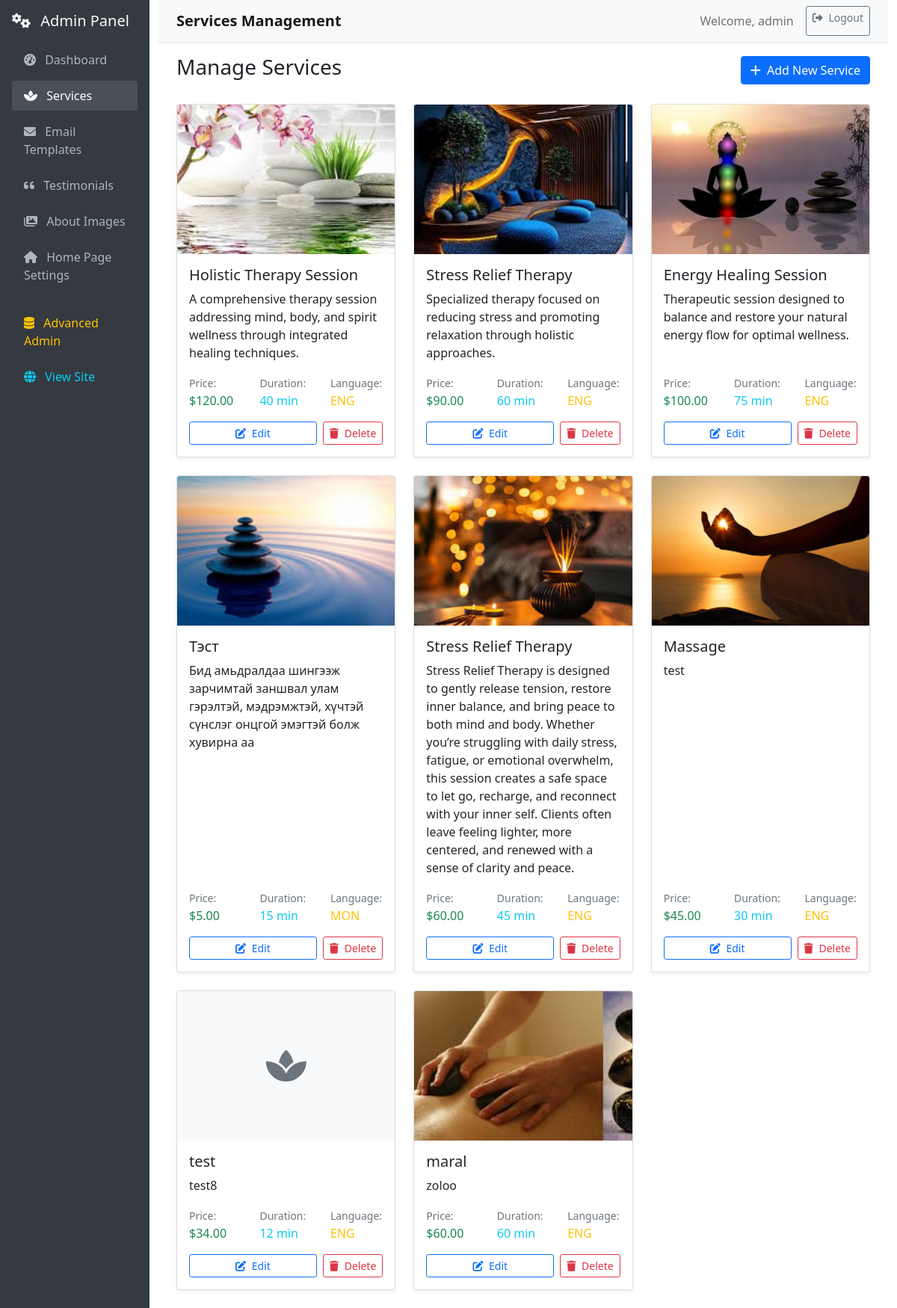
Page /web_admin/services (signed in) on the committed database.
### db/models.py (models this page shows, shortened)
class User(db.Model, UserMixin):
    __tablename__ = 'users'
    id = db.Column(db.Integer, primary_key=True, autoincrement=True)
    is_paid = db.Column(db.Boolean, default=False)
    username = db.Column(db.String(80), nullable=False, unique=True)
    email = db.Column(db.String(120), nullable=False, unique=True)
    password = db.Column(db.String(128), nullable=False)
    role_id = db.Column(db.Integer, db.ForeignKey('roles.id'), nullable=False)
    role = db.relationship('Role', backref=db.backref('users', lazy=True))
    created_at = db.Column(db.DateTime, default=db.func.now())
    updated_at = db.Column(db.DateTime, default=db.func.now(), onupdate=db.func.now())

class Service(db.Model):
    __tablename__ = "services"
    id = db.Column(db.Integer, primary_key=True)
    name = db.Column(db.String(100), nullable=False)
    description = db.Column(db.Text, nullable=True)
    price = db.Column(db.Float, nullable=False)
    duration = db.Column(db.Integer, nullable=False)  # Duration in minutes
    image_path = db.Column(db.String(255), nullable=True)  # Path to service image
    language = db.Column(db.String(3), nullable=False, default='ENG')  # ENG or MON

### routes/web_admin.py (the view)
@web_admin_bp.route('/services')
@admin_required
def admin_services():
    services = Service.query.all()
    return render_template('admin/services.html', services=services)

### routes/web_admin.py (called while the page is built)
def admin_required(f):
    @wraps(f)
    @login_required
    def decorated_function(*args, **kwargs):
        if not current_user.is_authenticated or current_user.role.name != 'admin':
            flash('Admin access required.', 'error')
            return redirect(url_for('main.home'))
        return f(*args, **kwargs)
    return decorated_function

### templates/admin/services.html (shortened to what this page needs)
{% extends "admin/base.html" %}
{% block page_title %}Services Management{% endblock %}
{% block content %}
<div class="row">
    <div class="col-12">
        <div class="d-flex justify-content-between align-items-center mb-4">
            <h3>Manage Services</h3>
            <a href="{{ url_for('web_admin_panel.create_service') }}" class="btn btn-primary">
                <i class="fas fa-plus me-1"></i>
                Add New Service
            </a>
        </div>
    </div>
</div>
<div class="row">
    {% if services %}
        {% for service in services %}
        <div class="col-md-6 col-lg-4 mb-4">
            <div class="card h-100">
                {% if service.image_path %}
                <img src="{{ url_for('static', filename=service.image_path) }}"
                     class="card-img-top"
                     style="height: 200px; object-fit: cover;"
                     alt="{{ service.name }}">
                {% else %}
                <div class="card-img-top bg-light d-flex align-items-center justify-content-center"
                     style="height: 200px;">
                    <i class="fas fa-spa fa-3x text-muted"></i>
                </div>
                {% endif %}
                <div class="card-body d-flex flex-column">
                    <h5 class="card-title">{{ service.name }}</h5>
                    <p class="card-text flex-grow-1">{{ service.description or 'No description available.' }}</p>
                    <div class="mt-auto">
                        <div class="row mb-3">
                            <div class="col-4">
                                <small class="text-muted">Price:</small><br>
                                <span class="h6 text-success">${{ '%.2f'|format(service.price) }}</span>
                            </div>
                            <div class="col-4">
                                <small class="text-muted">Duration:</small><br>
                                <span class="h6 text-info">{{ service.duration }} min</span>
                            </div>
                            <div class="col-4">
                                <small class="text-muted">Language:</small><br>
                                <span class="h6 text-warning">{{ service.language }}</span>
                            </div>
                        </div>
                        <div class="d-flex gap-2">
                            <a href="{{ url_for('web_admin_panel.edit_service', service_id=service.id) }}"
                               class="btn btn-outline-primary btn-sm flex-fill">
                                <i class="fas fa-edit me-1"></i>
                                Edit
                            </a>
                            <button class="btn btn-outline-danger btn-sm"
                                    onclick="confirmDelete({{ service.id }}, '{{ service.name }}')">
                                <i class="fas fa-trash me-1"></i>
                                Delete
                            </button>
                        </div>
                    </div>
                </div>
            </div>
        </div>
        {% endfor %}
    {% endif %}
</div>
{% endblock %}

### templates/admin/base.html (shortened to what this page needs)
<!DOCTYPE html>
<html lang="en">
<head>
    <link href="https://cdn.jsdelivr.net/npm/bootstrap@5.1.3/dist/css/bootstrap.min.css" rel="stylesheet">
    <link href="https://cdnjs.cloudflare.com/ajax/libs/font-awesome/6.0.0/css/all.min.css" rel="stylesheet">
</head>
<body>
    <div class="container-fluid">
        <div class="row">
            <nav class="col-md-3 col-lg-2 sidebar p-3">
                <div class="mb-3">
                    <h5 class="text-light">
                        <i class="fas fa-cogs me-2"></i>
                        Admin Panel
                    </h5>
                </div>
                <ul class="nav flex-column">
                    <li class="nav-item">
                        <a class="nav-link {% if request.endpoint == 'web_admin_panel.web_admin_panel' %}active{% endif %}"
                           href="{{ url_for('web_admin_panel.web_admin_panel') }}">
                            <i class="fas fa-tachometer-alt me-2"></i>
                            Dashboard
                        </a>
                    </li>
                    <li class="nav-item">
                        <a class="nav-link {% if request.endpoint == 'web_admin_panel.admin_services' %}active{% endif %}"
                           href="{{ url_for('web_admin_panel.admin_services') }}">
                            <i class="fas fa-spa me-2"></i>
                            Services
                        </a>
                    </li>
                    <li class="nav-item">
                        <a class="nav-link {% if request.endpoint == 'web_admin_panel.admin_emails' %}active{% endif %}"
                           href="{{ url_for('web_admin_panel.admin_emails') }}">
                            <i class="fas fa-envelope me-2"></i>
                            Email Templates
                        </a>
                    </li>
                    <li class="nav-item">
                        <a class="nav-link {% if request.endpoint == 'web_admin_panel.admin_testimonials' %}active{% endif %}"
                           href="{{ url_for('web_admin_panel.admin_testimonials') }}">
                            <i class="fas fa-quote-left me-2"></i>
                            Testimonials
                        </a>
                    </li>
                    <li class="nav-item">
                        <a class="nav-link {% if request.endpoint in ['web_admin_panel.admin_about_images', 'web_admin_panel.edit_about_image', 'web_admin_panel.create_about_image'] %}active{% endif %}"
                           href="{{ url_for('web_admin_panel.admin_about_images') }}">
                            <i class="fas fa-images me-2"></i>
                            About Images
                        </a>
                    </li>
                    <li class="nav-item">
                        <a class="nav-link {% if request.endpoint == 'web_admin_panel.admin_settings' %}active{% endif %}"
                           href="{{ url_for('web_admin_panel.admin_settings') }}">
                            <i class="fas fa-home me-2"></i>
                            Home Page Settings
                        </a>
                    </li>
                    <li class="nav-item mt-3">
                        <a class="nav-link text-warning" href="/admin/">
                            <i class="fas fa-database me-2"></i>
                            Advanced Admin
                        </a>
                    </li>
                    <li class="nav-item">
                        <a class="nav-link text-info" href="{{ url_for('main.home') }}">
                            <i class="fas fa-globe me-2"></i>
                            View Site
                        </a>
                    </li>
                </ul>
            </nav>
            <main class="col-md-9 col-lg-10 main-content">
                <nav class="navbar navbar-expand-lg navbar-light bg-light border-bottom">
                    <div class="container-fluid">
                        <span class="navbar-brand mb-0 h1">
                            {% block page_title %}Admin Panel{% endblock %}
                        </span>
                        <div class="navbar-nav ms-auto">
                            <span class="navbar-text me-3">
                                Welcome, {{ current_user.username }}
                            </span>
                            <a class="btn btn-outline-secondary btn-sm" href="/api/logout" onclick="handleLogout(event)">
                                <i class="fas fa-sign-out-alt me-1"></i>
                                Logout
                            </a>
                        </div>
                    </div>
                </nav>
                <div class="container-fluid mt-3">
                    {% block content %}{% endblock %}
                </div>
            </main>
        </div>
    </div>
</body>
</html>

### templates/admin/base.html (style rules this page uses)
.sidebar { min-height: 100vh; background: #343a40; }
.sidebar .nav-link { color: #adb5bd; border-radius: 0.25rem; margin: 0.25rem 0; }
.sidebar .nav-link:hover, .sidebar .nav-link.active { color: #fff; background-color: #495057; }
.main-content { min-height: 100vh; }
.navbar-brand { font-weight: bold; }
.card { box-shadow: 0 0.125rem 0.25rem rgba(0, 0, 0, 0.075); border: 1px solid rgba(0, 0, 0, 0.125); }

### rows in the picture
User: username "admin"
Service: image_path (picture), name "Holistic Therapy Session", description "A comprehensive therapy session addressing mind, body, and spirit wellness through integrated healing techniques.", price "120.00", duration "40", language "ENG"
Service: image_path (picture), name "Stress Relief Therapy", description "Specialized therapy focused on reducing stress and promoting relaxation through holistic approaches.", price "90.00", duration "60", language "ENG"
Service: image_path (picture), name "Energy Healing Session", description "Therapeutic session designed to balance and restore your natural energy flow for optimal wellness.", price "100.00", duration "75", language "ENG"
Service: image_path (picture), name "Тэст", description "Бид амьдралдаа шингээж зарчимтай заншвал улам гэрэлтэй, мэдрэмжтэй, хүчтэй сүнслэг онцгой эмэгтэй болж хувирна аа", price "5.00", duration "15", language "MON"
Service: image_path (picture), name "Stress Relief Therapy", description "Stress Relief Therapy is designed to gently release tension, restore inner balance, and bring peace to both mind and body. Whether you’re struggling with daily stress, fatigue, or emotional overwhelm, this session creates a safe space to let go, recharge, and reconnect with your inner self. Clients often leave feeling lighter, more centered, and renewed with a sense of clarity and peace.", price "60.00", duration "45", language "ENG"
Service: image_path (picture), name "Massage", description "test", price "45.00", duration "30", language "ENG"
Service: name "test", description "test8", price "34.00", duration "12", language "ENG"
Service: image_path (picture), name "maral", description "zoloo", price "60.00", duration "60", language "ENG"
